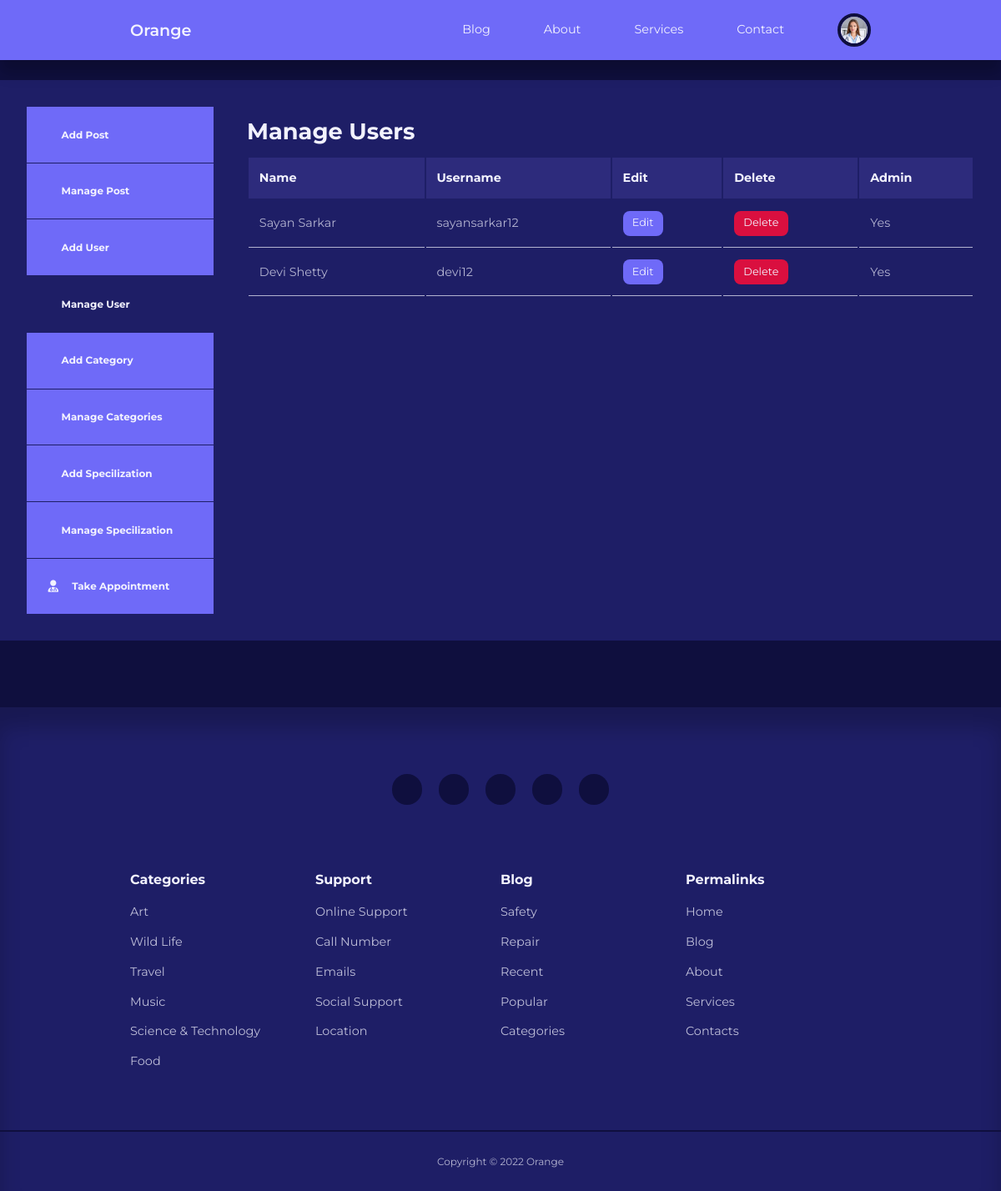
Page /admin/manage-users.php (signed in) on the committed database.
### tables this page shows
CREATE TABLE `users` (
  `id` int(11) UNSIGNED NOT NULL,
  `firstname` varchar(50) NOT NULL,
  `lastname` varchar(50) NOT NULL,
  `username` varchar(50) NOT NULL,
  `email` varchar(100) NOT NULL,
  `password` varchar(255) NOT NULL,
  `avatar` varchar(255) NOT NULL,
  `is_admin` tinyint(1) NOT NULL,
  `Specialization_title` varchar(50) NOT NULL,
  `specialization_id` int(11) UNSIGNED DEFAULT NULL
);

### admin/partials/header.php (called while the page is built, shortened)
<?php
require '../partials/header.php';

### admin/manage-users.php (the view, shortened to what this page needs)
<?php
include 'partials/header.php';
$current_admin_id=$_SESSION['user-id'];
$query="SELECT * FROM users WHERE  NOT id=$current_admin_id";
$users=mysqli_query($connection,$query);
?>
<section class="dashboard">
    <div class="conatiner dashboard_container">
        <aside>
        <ul>
                <li><a href="add-post.php"><i class="uil uil-pen"></i>
                <h5>Add Post</h5>
                </a></li>
                <li><a href="index.php"><i class="uil uil-postcard"></i>
                    <h5>Manage Post</h5>
                    </a></li>
                    <?php if(isset($_SESSION['user_is_admin'])) : ?>
                    <li><a href="add-user.php"><i class="uil uil-user-plus"></i>
                        <h5>Add User</h5>
                        </a></li>
                        <li><a href="manage-users.php"class="active"><i class="uil uil-users-alt"></i>
                            <h5>Manage User</h5>
                            </a></li>
                            <li><a href="add-category.php"><i class="uil uil-edit"></i>
                                <h5>Add Category</h5>
                                </a></li>
                                <li><a href="manage-categories.php" ><i class="uil uil-list-ul"></i>
                                    <h5>Manage Categories</h5>
                                    </a></li>
                                    <li><a href="add-specilization.php"><i class="uil uil-list-ul"></i>
                                    <h5>Add Specilization</h5>
                                    </a></li>
                                    <li><a href="manage-specilization.php"><i class="uil uil-list-ul"></i>
                                    <h5>Manage Specilization</h5>
                                    </a></li>
                                    <li><a href="manage-appointment.php"><i class="fa-solid fa-user-doctor"></i>
                                    <h5>Take Appointment</h5>
                                    </a></li>
                                    <?php endif ?>
            </ul>
        </aside>
        <main>
            <h2>Manage Users</h2>
            <?php if(mysqli_num_rows($users)>0): ?>
            <table>
                <thead>
                    <tr>
                        <th>Name</th>
                        <th>Username</th>
                        <th>Edit</th>
                        <th>Delete</th>
                        <th>Admin</th>
                    </tr>
                </thead>
                <tbody>
                    <?php while($user=mysqli_fetch_assoc($users)) : ?>
                    <tr>
                        <td><?="{$user['firstname']} {$user['lastname']}"?></td>
                        <td><?=$user['username']?></td>
                        <td><a href="<?=ROOT_URL?>admin/edit-user.php?id=<?=$user['id']?>"
                        class="btn sm">Edit</a></td>
                        <td><a href="<?=ROOT_URL?>admin/delete-user.php?id=<?=$user['id']?>"
                        class="btn sm danger">Delete</a></td>
                        <td><?=$user['is_admin'] ? 'Yes' : 'No' ?> </td>
                    </tr>
                    <?php endwhile ?>
                </tbody>
            </table>
            <?php else : ?>
           <div class="alert_message error"><?="No users found "?> </div>
           <?php endif?>
        </main>
    </div>
</section>
<?php
include '../partials/footer.php';
?>

### partials/header.php (shortened to what this page needs)
<?php
require 'config/database.php';
if(isset($_SESSION['user-id'])){
  $id=filter_var($_SESSION['user-id'],FILTER_SANITIZE_NUMBER_INT);
  $query="SELECT avatar FROM users WHERE id=$id";
  $result=mysqli_query($connection,$query);
  $avatar=mysqli_fetch_assoc($result);
}
?>
<!DOCTYPE html>
<html lang="en">
  <head>
    <link rel="stylesheet" href="https://cdn.jsdelivr.net/npm/swiper@8/swiper-bundle.min.css"/>
    <link rel="stylesheet" href="https://unicons.iconscout.com/release-pro/v4.0.0/css/line.css">
    <link rel="stylesheet" href="https://cdnjs.cloudflare.com/ajax/libs/font-awesome/6.2.1/css/all.min.css">
    <link rel="stylesheet" href="<?=ROOT_URL ?>css/style.css">
    </head>
    <body>
    <div id="root">
    <nav>
      <div class=" container nav__container">
        <a href="<?=ROOT_URL ?>" class="nav__logo">Orange</a>
        <ul class="nav_items">
         <li><a href="<?=ROOT_URL ?>blog.php">Blog</a></li>
         <li><a href="<?=ROOT_URL ?>about.php">About</a></li>
         <li><a href="<?=ROOT_URL ?>services.php">Services</a></li>
         <li><a href="<?=ROOT_URL ?>contact.php">Contact</a></li>
         <?php if(isset($_SESSION['user-id'])) : ?>
         <li class="nav_profile">
            <div class="avatar">
            <img src="<?=ROOT_URL . 'images/' . $avatar['avatar'] ?>">
            </div>
               </li>
          <?php else : ?>
         <li><a href="<?=ROOT_URL ?>signin.php">Signin</a></li>
         <?php endif ?>
        </ul>
      </div>
    </nav>

### css/style.css (style rules this page uses)
:root { --color-primary: #6f6af8; --color-primary-light:hsl(242,91%,69%,18%); --color-primary-variant:#5854c7; --color-red:#da0f3f; --color-red-light:hsl(346,87%,46%,15%); --color-green:#00c476; --color-green-light:hsl(156,100%,38%,15%); --color-gray-900: #1e1e66; --color-gray-700: #2d2b7c; --color-gray-300: rgba(242,242,254,0.3); --color-gray-200: rgba(242,242,254,0.7);; --color-white:#f2f2fe; --color-bg:#0f0f3e; --transition:all 300ms ease; --container-width-lg:74%; --container-width-md:88%; --form-width:40%; --card-boarder-radius-1:0.3rem; --card-boarder-radius-2:0.5rem; --card-boarder-radius-3:0.8rem; --card-boarder-radius-4:2rem; --card-boarder-radius-5:5rem; }
* { margin:0; padding:0; outline:0; border:0; appearance:0; list-style: none; text-decoration: none; box-sizing: border-box; }
body { font-family: 'Montserrat',sans-serif; line-height: 1.6; color: var(--color-gray-200); overflow-x: hidden ; background:var(--color-bg); font-size: 0.9rem; }
.container { width:var(--container-width-lg); max-width: 1800px; margin-inline:auto; }
section { margin-top: 3rem; width:100vw; }
h1,h2,h3,h4,h5 { color:var(--color-white); line-height: 1.3; }
h2 { font-size: 1.7rem; margin:1rem 0; }
a { color:var(--color-white); transition:var(--transition); }
img { display: block; width: 100%; object-fit: cover; }
nav { background:var(--color-primary); width:100vw; height:4.5rem; position:fixed; top:0; z-index:10; box-shadow: 0 1rem 1rem rgba(0,0,0,0.2); }
.nav__container { height:100%; display: flex; align-items: center; justify-content: space-between; }
.avatar { width: 2.5rem; height:2.5rem; border-radius: 50%; overflow: hidden; border:0.3rem solid var(--color-bg); }
.nav__logo { font-weight: 600; font-size: 1.2rem; }
.nav_items { display: flex; align-items: center; gap:4rem; }
.nav_profile { position:relative; cursor: pointer; }
.btn { display: inline-block; width: fit-content; padding:0.6rem 1.2rem; background-color: var(--color-primary); border-radius: var(--card-boarder-radius-2); cursor:pointer; transition: var(--transition); color:var(--color-white); }
.btn.sm { padding: 0.3rem 0.7rem; font-size: 0.8rem; }
.btn.sm.danger { background: var(--color-red); }
.dashboard { margin-top: 6rem; }
.dashboard_container { display:grid; grid-template-columns: 14rem auto; gap:1rem; background: var(--color-gray-900); padding:2rem; margin-bottom:5rem; }
.dashboard aside a { background-color: var(--color-primary); display: flex; gap:1rem; align-items:center; padding:1.6rem; }
.dashboard aside ul li:not(:last-child) a { border-bottom: 1px solid var(--color-gray-900); }
.dashboard aside a.active { background-color: var(--color-gray-900); }
.dashboard main { margin-left:1.5rem; }
.dashboard main h2 { margin-bottom:0 0 2rem 0; line-height:1; }
.dashboard main table { width: 100%; text-align: left; }
.dashboard main table th { background:var(--color-gray-700); padding: 0.8rem; color:var(--color-white); }
.dashboard main table td { padding: 0.8rem; border-bottom: 1px solid var(--color-gray-200); }

### rows in the picture
users: avatar (picture)
users: firstname "Sayan", lastname "Sarkar", username "sayansarkar12", is_admin "Yes"
users: firstname "Devi", lastname "Shetty", username "devi12", is_admin "Yes"
